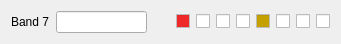
   <widget class="QWidget" name="layoutWidget_7">
    <property name="geometry">
     <rect>
      <x>10</x>
      <y>250</y>
      <width>341</width>
      <height>27</height>
     </rect>
    </property>
    <layout class="QHBoxLayout" name="horizontalLayout_9">
     <item>
      <widget class="QLabel" name="label_10">
       <property name="text">
        <string>Band 7</string>
       </property>
      </widget>
     </item>
     <item>
      <widget class="QLineEdit" name="lineEdit_8">
       <property name="sizePolicy">
        <sizepolicy hsizetype="Expanding" vsizetype="Fixed">
         <horstretch>0</horstretch>
         <verstretch>0</verstretch>
        </sizepolicy>
       </property>
      </widget>
     </item>
     <item>
      <spacer name="horizontalSpacer_9">
       <property name="orientation">
        <enum>Qt::Horizontal</enum>
       </property>
       <property name="sizeHint" stdset="0">
        <size>
         <width>40</width>
         <height>20</height>
        </size>
       </property>
      </spacer>
     </item>
     <item>
      <widget class="QCheckBox" name="checkBox_57">
       <property name="sizePolicy">
        <sizepolicy hsizetype="Fixed" vsizetype="Fixed">
         <horstretch>0</horstretch>
         <verstretch>0</verstretch>
        </sizepolicy>
       </property>
       <property name="palette">
        <palette>
         <active>
          <colorrole role="Base">
           <brush brushstyle="SolidPattern">
            <color alpha="255">
             <red>239</red>
             <green>41</green>
             <blue>41</blue>
            </color>
           </brush>
          </colorrole>
         </active>
         <inactive>
          <colorrole role="Base">
           <brush brushstyle="SolidPattern">
            <color alpha="255">
             <red>239</red>
             <green>41</green>
             <blue>41</blue>
            </color>
           </brush>
          </colorrole>
         </inactive>
         <disabled>
          <colorrole role="Base">
           <brush brushstyle="SolidPattern">
            <color alpha="255">
             <red>239</red>
             <green>235</green>
             <blue>231</blue>
            </color>
           </brush>
          </colorrole>
         </disabled>
        </palette>
       </property>
       <property name="focusPolicy">
        <enum>Qt::NoFocus</enum>
       </property>
       <property name="text">
        <string notr="true"/>
       </property>
      </widget>
     </item>
     <item>
      <widget class="QCheckBox" name="checkBox_58">
       <property name="sizePolicy">
        <sizepolicy hsizetype="Fixed" vsizetype="Fixed">
         <horstretch>0</horstretch>
         <verstretch>0</verstretch>
        </sizepolicy>
       </property>
       <property name="focusPolicy">
        <enum>Qt::NoFocus</enum>
       </property>
       <property name="text">
        <string notr="true"/>
       </property>
      </widget>
     </item>
     <item>
      <widget class="QCheckBox" name="checkBox_59">
       <property name="sizePolicy">
        <sizepolicy hsizetype="Fixed" vsizetype="Fixed">
         <horstretch>0</horstretch>
         <verstretch>0</verstretch>
        </sizepolicy>
       </property>
       <property name="focusPolicy">
        <enum>Qt::NoFocus</enum>
       </property>
       <property name="text">
        <string notr="true"/>
       </property>
      </widget>
     </item>
     <item>
      <widget class="QCheckBox" name="checkBox_60">
       <property name="sizePolicy">
        <sizepolicy hsizetype="Fixed" vsizetype="Fixed">
         <horstretch>0</horstretch>
         <verstretch>0</verstretch>
        </sizepolicy>
       </property>
       <property name="focusPolicy">
        <enum>Qt::NoFocus</enum>
       </property>
       <property name="text">
        <string notr="true"/>
       </property>
      </widget>
     </item>
     <item>
      <widget class="QCheckBox" name="checkBox_61">
       <property name="sizePolicy">
        <sizepolicy hsizetype="Fixed" vsizetype="Fixed">
         <horstretch>0</horstretch>
         <verstretch>0</verstretch>
        </sizepolicy>
       </property>
       <property name="palette">
        <palette>
         <active>
          <colorrole role="Base">
           <brush brushstyle="SolidPattern">
            <color alpha="255">
             <red>196</red>
             <green>160</green>
             <blue>0</blue>
            </color>
           </brush>
          </colorrole>
         </active>
         <inactive>
          <colorrole role="Base">
           <brush brushstyle="SolidPattern">
            <color alpha="255">
             <red>196</red>
             <green>160</green>
             <blue>0</blue>
            </color>
           </brush>
          </colorrole>
         </inactive>
         <disabled>
          <colorrole role="Base">
           <brush brushstyle="SolidPattern">
            <color alpha="255">
             <red>239</red>
             <green>235</green>
             <blue>231</blue>
            </color>
           </brush>
          </colorrole>
         </disabled>
        </palette>
       </property>
       <property name="focusPolicy">
        <enum>Qt::NoFocus</enum>
       </property>
       <property name="text">
        <string notr="true"/>
       </property>
      </widget>
     </item>
     <item>
      <widget class="QCheckBox" name="checkBox_62">
       <property name="sizePolicy">
        <sizepolicy hsizetype="Fixed" vsizetype="Fixed">
         <horstretch>0</horstretch>
         <verstretch>0</verstretch>
        </sizepolicy>
       </property>
       <property name="focusPolicy">
        <enum>Qt::NoFocus</enum>
       </property>
       <property name="text">
        <string notr="true"/>
       </property>
      </widget>
     </item>
     <item>
      <widget class="QCheckBox" name="checkBox_63">
       <property name="sizePolicy">
        <sizepolicy hsizetype="Fixed" vsizetype="Fixed">
         <horstretch>0</horstretch>
         <verstretch>0</verstretch>
        </sizepolicy>
       </property>
       <property name="focusPolicy">
        <enum>Qt::NoFocus</enum>
       </property>
       <property name="text">
        <string notr="true"/>
       </property>
      </widget>
     </item>
     <item>
      <widget class="QCheckBox" name="checkBox_64">
       <property name="sizePolicy">
        <sizepolicy hsizetype="Fixed" vsizetype="Fixed">
         <horstretch>0</horstretch>
         <verstretch>0</verstretch>
        </sizepolicy>
       </property>
       <property name="focusPolicy">
        <enum>Qt::NoFocus</enum>
       </property>
       <property name="text">
        <string notr="true"/>
       </property>
      </widget>
     </item>
    </layout>
   </widget>
